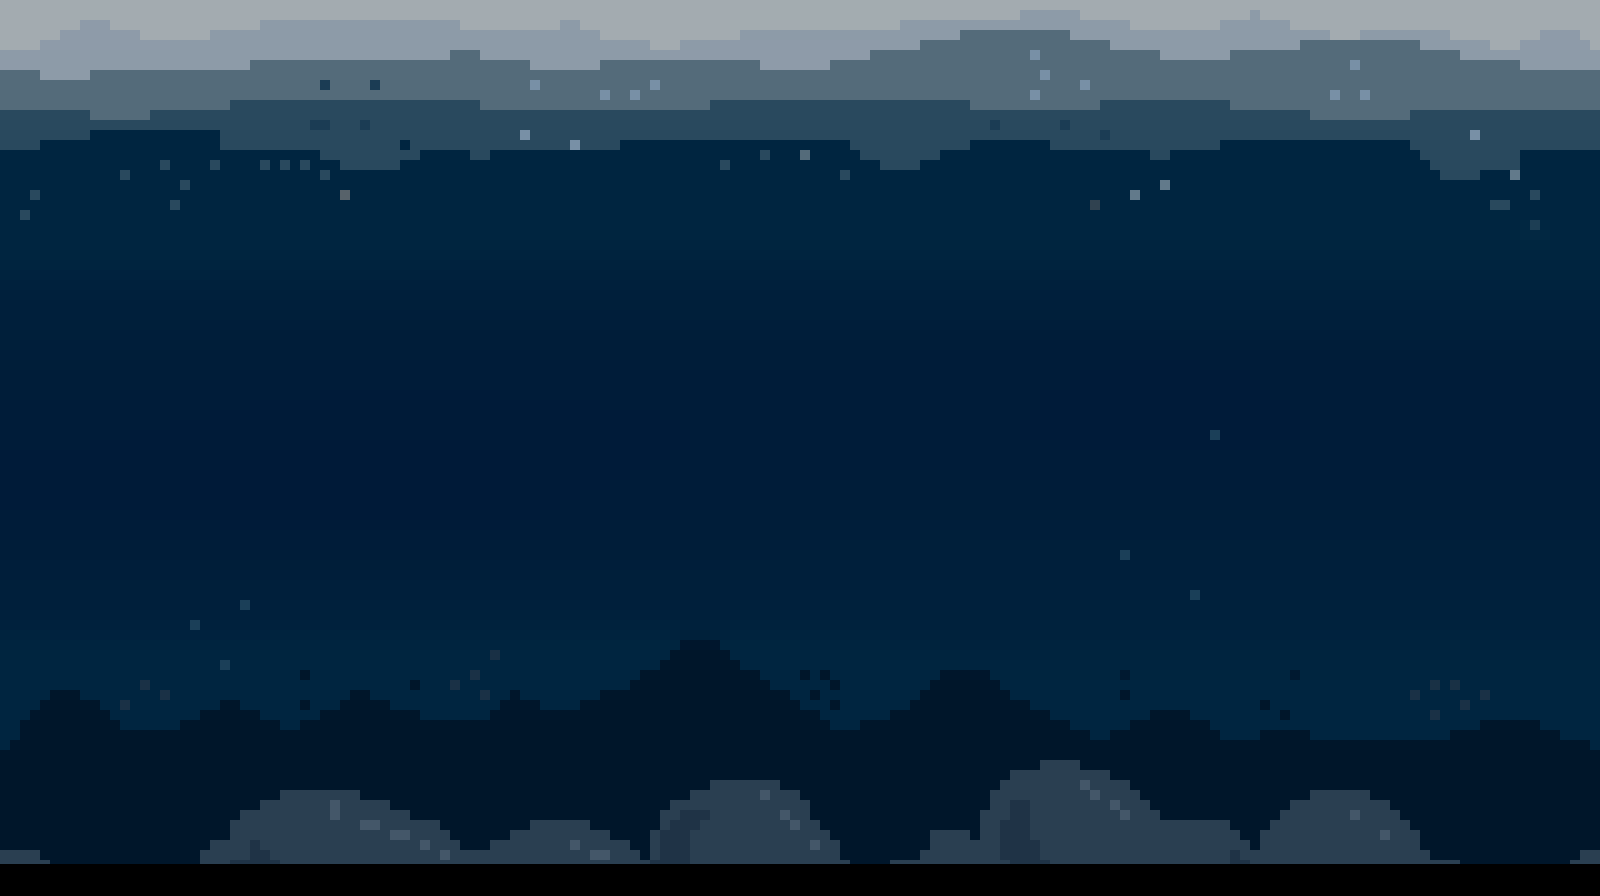

The image is a tile-based game level rendered from a .tmx file. Its description and source (layers, tilesets, objects; grid data summarised) follow:
An orthogonal 50x28 tile map with 32x32 px tiles, 1 tile layer (Tile Layer 1).

<map version="1.0" orientation="orthogonal" renderorder="right-down" width="50" height="28" tilewidth="32" tileheight="32" nextobjectid="1">
 <tileset firstgid="1" name="underwater" tilewidth="32" tileheight="32" tilecount="1400">
  <image source="Background/underwater.png" width="1600" height="900" />
 </tileset>
 <layer name="Tile Layer 1" width="50" height="28" opacity="0.9">
  <data>[1400 cells, 1350 non-empty, 1350 distinct tile ids]</data>
 </layer>
 <objectgroup name="bubble" />
 <objectgroup name="rock" />
</map>
